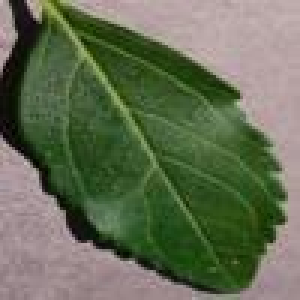
#> input picture inputs/datasets/cherry-leaves/test/healthy/0008f3d3-2f85-4973-be9a-1b520b8b59fc___JR_HL 4092_180deg.JPG, 100 x 100 px, found by its file name (shown 3 times larger); its folder holds only this picture in this run
$ jupyter execute --allow-errors 01-DataCollection.ipynb   (shell and % lines are left out)
#> lines starting #> are read from the running program, lines starting #| are printed output that depends on the picture
# Data Collection

## Objectives

* Fetch data from Kaggle and prepare it for further processes.

## Inputs

*   Kaggle JSON file - the authentication token.

## Outputs

* Generate Dataset: inputs/datasets/cherry_leaves/

# Import packages

[cell 1]
# Use the %cd magic command to change the current directory to the location of requirements.txt
%cd /Users/simonpaske/Desktop/Project5-Mildew-Detection-in-Cherry-Leaves/
# Use the !pip command to install the dependencies from the requirements.txt file

[cell 2]
import numpy
import os

# Change working directory

[cell 3]
current_dir = os.getcwd()
current_dir

We want to make the parent of the current directory the new current directory.
* os.path.dirname() gets the parent directory
* os.chir() defines the new current directory

[cell 4]
os.chdir('/Users/simonpaske/Desktop/Project5-Mildew-Detection-in-Cherry-Leaves/')
print("You set a new current directory")

[cell 5]
current_dir = os.getcwd()
current_dir

Run the cell below **to change the Kaggle configuration directory to the current working directory and set permissions for the Kaggle authentication JSON**.

[cell 6]
os.environ['KAGGLE_CONFIG_DIR'] = os.getcwd()

Set the Kaggle Dataset destination directory

[cell 7]
DestinationFolder = "inputs/datasets/"
os.makedirs(DestinationFolder, exist_ok=True)

Download the dataset from Kaggle and add it to the destination directory
https://www.kaggle.com/codeinstitute/cherry-leaves

Unzip the downloaded file, and delete the zip file.

[cell 8]
import zipfile
#> (the rest of this cell did not finish here and is left out)

# Data Preparation

## Data cleaning

### Check and remove non-image files

[cell 9]
def remove_non_image_files(data_dir):
#> called with data_dir = 'inputs/datasets/cherry-leaves'
    image_extensions = ('.png', '.jpg', '.jpeg')

    folders = [folder for folder in os.listdir(data_dir) if os.path.isdir(os.path.join(data_dir, folder))]

    for folder in folders:
        folder_path = os.path.join(data_dir, folder)
        files = os.listdir(folder_path)

        image_count = 0
        non_image_count = 0

        for file_name in files:
            file_path = os.path.join(folder_path, file_name)

            if os.path.isfile(file_path) and not file_name.lower().endswith(image_extensions):
                os.remove(file_path)  # Remove non-image file
                non_image_count += 1
            elif os.path.isfile(file_path):
                image_count += 1

        print(f"Folder: {folder} - has image files: {image_count}")
        print(f"Folder: {folder} - has non-image files: {non_image_count}")


data_dir = 'inputs/datasets/cherry-leaves'
remove_non_image_files(data_dir)

### Resize images

[cell 10]
from PIL import Image
import os

data_dir = 'inputs/datasets/cherry-leaves'
labels = ['healthy', 'powdery_mildew']
target_shape = (100, 100, 3)

for label in labels:
    label_path = os.path.join(data_dir, label)

    for img_file in os.listdir(label_path):
        img_path = os.path.join(label_path, img_file)

        # Open the image using PIL
        img = Image.open(img_path)
#> img is the input picture: PIL image 100x100 RGB; mean R, G, B 100.2, 109.4, 83.8

        # Resize the image to the target shape
        img_resized = img.resize((target_shape[1], target_shape[0]))

        # Save the resized image back to the original path, overwriting the original
        img_resized.save(img_path)

print("Image resizing and overwriting completed.")

[cell 11]
from PIL import Image

# Open the image
img_path = img_path = os.path.join(label_path, img_file)
img = Image.open(img_path)
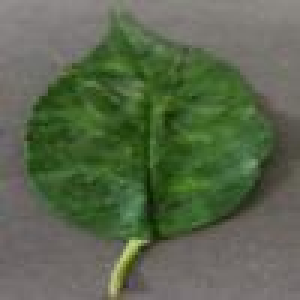
#> img: PIL image 100x100 RGB (shown 3 times larger); mean R, G, B 89.6, 102.5, 77.1

# Get the size (width x height) of the image
img_size = img.size
#> img_size = (100, 100)
print("Image size:", img_size)
#| Image size: (100, 100)

## Split train validation test set and delete empty folders

[cell 12]
import os
import shutil
import random

def is_image_file(file_name):
    return file_name.lower().endswith(('.png', '.jpg', '.jpeg'))

def split_dataset(data_dir, output_path, train_size=0.7, valid_size=0.1, test_size=0.2, preserve_structure=True):
    # Check if train + test + valid size is equal to 1
#> called with data_dir = 'inputs/datasets/cherry-leaves', output_path = 'inputs/datasets/cherry-leaves', train_size = 0.7, valid_size = 0.1, test_size = 0.2, preserve_structure = True
    assert train_size + valid_size + test_size == 1

    # Get the list of all items (directories or files)
    all_items = [item for item in os.listdir(data_dir) if os.path.isdir(os.path.join(data_dir, item))]

    # Filter out non-directory items (like .DS_Store)
    classes = [item for item in all_items if os.path.isdir(os.path.join(data_dir, item))]

    # Get the list of all images
    images = []
    for class_name in classes:
        class_path = os.path.join(data_dir, class_name)
        class_images = [os.path.join(class_path, file_name) for file_name in os.listdir(class_path) if is_image_file(file_name)]
        images.extend(class_images)

    # Shuffle the images
    random.shuffle(images)

    # Split the images into train, test, and validation sets
    train_end_index = int(train_size * len(images))
    valid_end_index = int(valid_size * len(images)) + train_end_index

    train_images = images[:train_end_index]
    valid_images = images[train_end_index:valid_end_index]
    test_images = images[valid_end_index:]

    # Move images to corresponding folders with subfolders 'Healthy' and 'Powdery_Mildew'
    for split, split_images in zip(['train', 'validation', 'test'], [train_images, valid_images, test_images]):
        split_path = os.path.join(output_path, split)
        os.makedirs(split_path, exist_ok=True)

        for image_path in split_images:
            image_name = os.path.basename(image_path)
            # Determine class (Healthy or Powdery_Mildew) based on the image path
            class_name = 'healthy' if 'healthy' in image_path.lower() else 'powdery_mildew'
            class_path = os.path.join(split_path, class_name)
            os.makedirs(class_path, exist_ok=True)
            destination_path = os.path.join(class_path, image_name)
            shutil.move(image_path, destination_path)

    # Remove empty folders
    for class_name in classes:
        class_path = os.path.join(data_dir, class_name)
        if not os.listdir(class_path):
            os.rmdir(class_path)

    return train_images, valid_images, test_images

data_dir = 'inputs/datasets/cherry-leaves'
output_path = 'inputs/datasets/cherry-leaves'
train_images, valid_images, test_images = split_dataset(data_dir, output_path)
